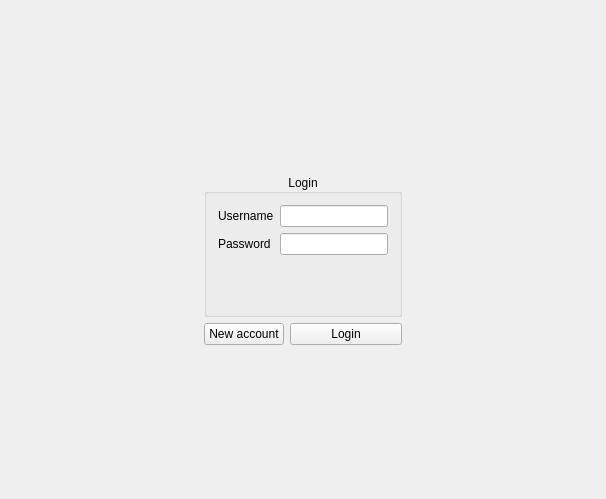
<?xml version="1.0" encoding="UTF-8"?>
<ui version="4.0">
 <class>Login</class>
 <widget class="QWidget" name="Login">
  <property name="geometry">
   <rect>
    <x>0</x>
    <y>0</y>
    <width>606</width>
    <height>499</height>
   </rect>
  </property>
  <property name="windowTitle">
   <string>Login</string>
  </property>
  <layout class="QGridLayout" name="gridLayout_2">
   <item row="0" column="0">
    <layout class="QGridLayout" name="gridLayout">
     <item row="3" column="1" rowspan="2">
      <widget class="QPushButton" name="pushButtonNewAccount">
       <property name="text">
        <string>New account</string>
       </property>
       <property name="autoDefault">
        <bool>true</bool>
       </property>
       <property name="default">
        <bool>false</bool>
       </property>
      </widget>
     </item>
     <item row="5" column="1" colspan="3">
      <spacer name="verticalSpacer_3">
       <property name="orientation">
        <enum>Qt::Vertical</enum>
       </property>
       <property name="sizeHint" stdset="0">
        <size>
         <width>20</width>
         <height>40</height>
        </size>
       </property>
      </spacer>
     </item>
     <item row="2" column="1" colspan="3">
      <widget class="QGroupBox" name="groupBox">
       <property name="sizePolicy">
        <sizepolicy hsizetype="Expanding" vsizetype="Expanding">
         <horstretch>0</horstretch>
         <verstretch>0</verstretch>
        </sizepolicy>
       </property>
       <property name="title">
        <string>Login</string>
       </property>
       <property name="alignment">
        <set>Qt::AlignCenter</set>
       </property>
       <layout class="QVBoxLayout" name="verticalLayout">
        <item>
         <layout class="QHBoxLayout" name="horizontalLayout">
          <item>
           <widget class="QLabel" name="labelUsername">
            <property name="text">
             <string>Username</string>
            </property>
           </widget>
          </item>
          <item>
           <widget class="QLineEdit" name="lineEditUsername">
            <property name="echoMode">
             <enum>QLineEdit::Normal</enum>
            </property>
           </widget>
          </item>
         </layout>
        </item>
        <item>
         <layout class="QHBoxLayout" name="horizontalLayout_2">
          <item>
           <widget class="QLabel" name="labelPassword">
            <property name="text">
             <string>Password </string>
            </property>
           </widget>
          </item>
          <item>
           <widget class="QLineEdit" name="lineEditPassword">
            <property name="echoMode">
             <enum>QLineEdit::Password</enum>
            </property>
           </widget>
          </item>
         </layout>
        </item>
        <item>
         <widget class="QLabel" name="labelMessage">
          <property name="styleSheet">
           <string notr="true">color:red;
font-style:italic;</string>
          </property>
          <property name="text">
           <string/>
          </property>
         </widget>
        </item>
       </layout>
      </widget>
     </item>
     <item row="3" column="2" rowspan="2" colspan="2">
      <widget class="QPushButton" name="pushButtonLogin">
       <property name="text">
        <string>Login</string>
       </property>
       <property name="autoDefault">
        <bool>true</bool>
       </property>
       <property name="default">
        <bool>false</bool>
       </property>
      </widget>
     </item>
     <item row="2" column="0">
      <spacer name="horizontalSpacer">
       <property name="orientation">
        <enum>Qt::Horizontal</enum>
       </property>
       <property name="sizeHint" stdset="0">
        <size>
         <width>40</width>
         <height>20</height>
        </size>
       </property>
      </spacer>
     </item>
     <item row="2" column="4">
      <spacer name="horizontalSpacer_2">
       <property name="orientation">
        <enum>Qt::Horizontal</enum>
       </property>
       <property name="sizeHint" stdset="0">
        <size>
         <width>40</width>
         <height>20</height>
        </size>
       </property>
      </spacer>
     </item>
     <item row="1" column="1" colspan="3">
      <widget class="QLabel" name="label">
       <property name="text">
        <string/>
       </property>
       <property name="alignment">
        <set>Qt::AlignCenter</set>
       </property>
       <property name="margin">
        <number>0</number>
       </property>
      </widget>
     </item>
     <item row="0" column="1" colspan="3">
      <spacer name="verticalSpacer_4">
       <property name="orientation">
        <enum>Qt::Vertical</enum>
       </property>
       <property name="sizeHint" stdset="0">
        <size>
         <width>20</width>
         <height>40</height>
        </size>
       </property>
      </spacer>
     </item>
    </layout>
   </item>
  </layout>
 </widget>
 <layoutdefault spacing="6" margin="11"/>
 <resources/>
 <connections/>
</ui>
